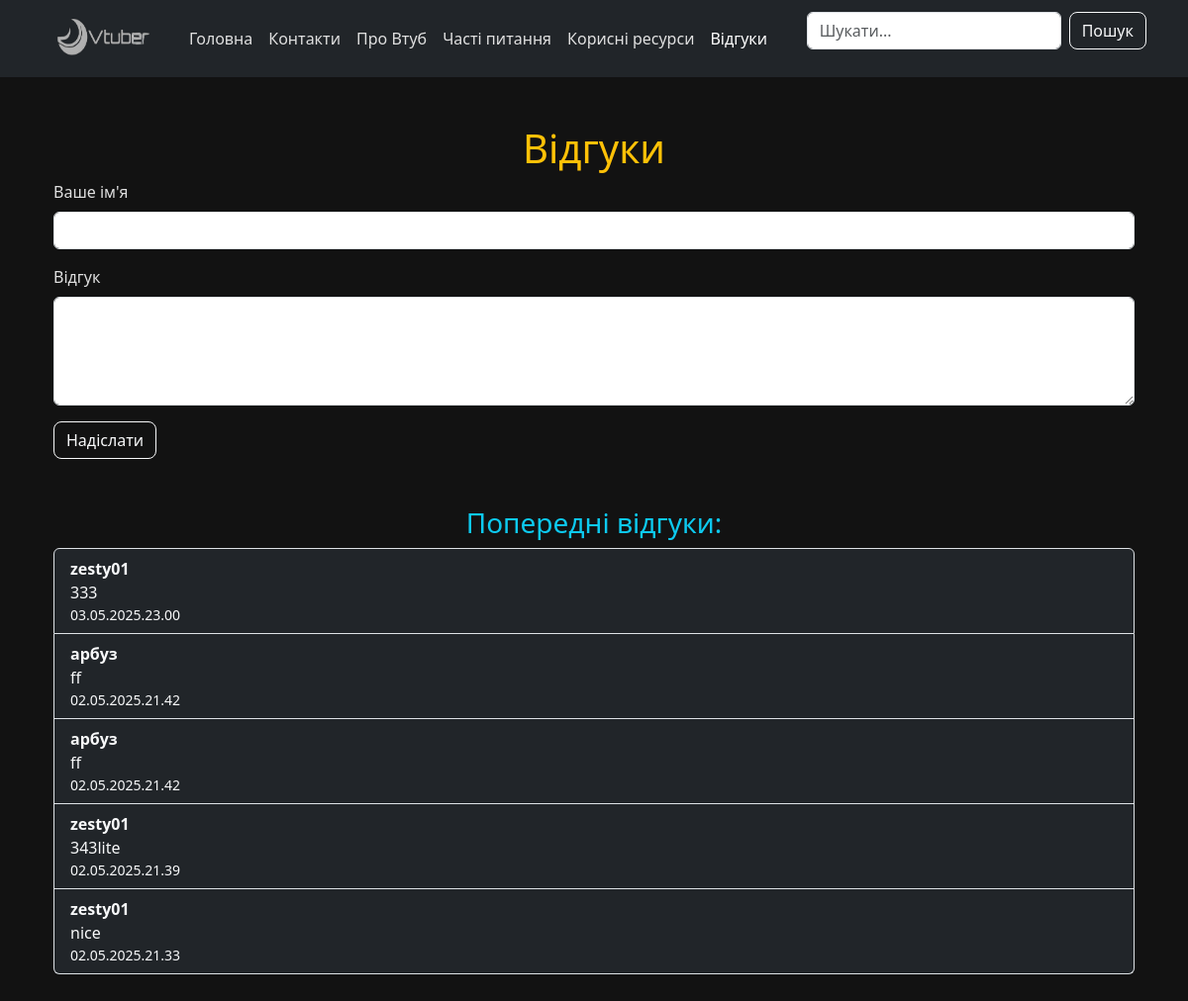
The app's page /reviews, older data.
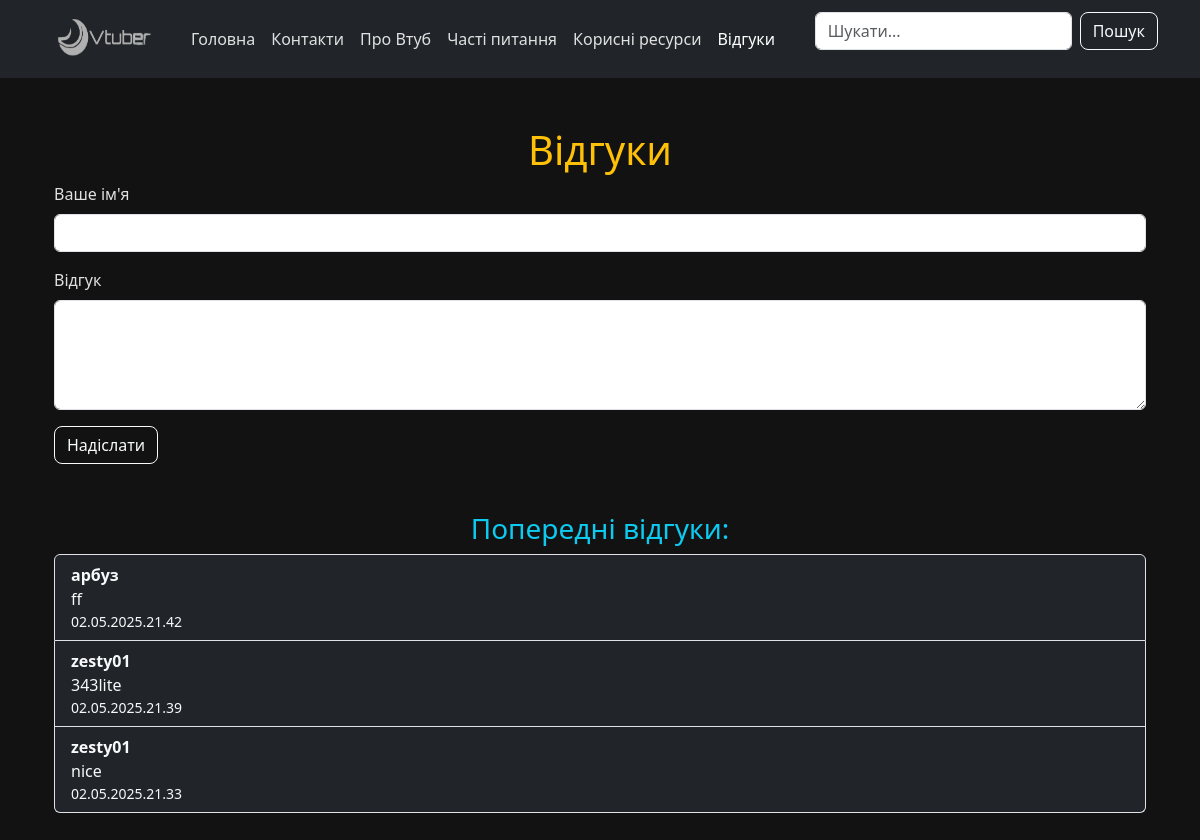
The same page, newer data.
### tables this page shows
CREATE TABLE "reviews" (
    id INTEGER PRIMARY KEY AUTOINCREMENT,
    author TEXT NOT NULL,
    text TEXT NOT NULL,
    created TEXT DEFAULT CURRENT_TIMESTAMP
);

### app.py (the view)
@app.route("/reviews", methods=["GET", "POST"])
def reviews_page():
    if request.method == "POST":
        username = request.form.get("username")
        message = request.form.get("message")
        if username and message:
            add_review(username, message)
    all_reviews = get_all_reviews()
    return render_template("reviews.html", reviews=all_reviews)

### app.py (called while the page is built)
@app.context_processor
def inject_request():
    return dict(request=request)

### sql_scripts.py (called while the page is built)
def get_all_reviews():
    conn = sqlite3.connect('ddd.db')
    cursor = conn.cursor()
    cursor.execute('SELECT author, text, created FROM reviews ORDER BY created DESC')
    reviews = cursor.fetchall()
    conn.close()
    return reviews

### templates/reviews.html
{% extends 'base.html' %}
{% block content %}
<div class="container py-4">
    <h1 class="text-warning text-center">Відгуки</h1>
    <form method="POST">
        <div class="mb-3">
            <label class="form-label">Ваше ім'я</label>
            <input type="text" name="username" class="form-control" required>
        </div>
        <div class="mb-3">
            <label class="form-label">Відгук</label>
            <textarea name="message" class="form-control" rows="4" required></textarea>
        </div>
        <button type="submit" class="btn btn-outline-light">Надіслати</button>
    </form>
    {% if reviews %}
    <div class="mt-5">
        <h3 class="text-info">Попередні відгуки:</h3>
        <ul class="list-group">
            {% for review in reviews %}
            <li class="list-group-item bg-dark text-light">
                <strong>{{ review[0] }}</strong><br>{{ review[1] }}<br>
                <small class="text-light">{{ review[2] }}</small>
            </li>
            {% endfor %}
        </ul>
    </div>
    {% endif %}
</div>
{% endblock %}

### templates/base.html (shortened to what this page needs)
<html lang="uk">
<head>
    <link href="https://cdn.jsdelivr.net/npm/bootstrap@5.3.3/dist/css/bootstrap.min.css" rel="stylesheet">
    <link rel="stylesheet" href="{{ url_for('static', filename='style.css') }}">
</head>
<body>
    <nav class="navbar navbar-expand-lg bg-dark navbar-dark">
        <div class="container">
            <a class="navbar-brand d-flex align-items-center gap-2" href="/">
                <img src="{{ url_for('static', filename='img/image-removebg-preview (3)-Photoroom.png') }}" width="125" height="52" alt="Лого" class="rounded">
            </a>
            <div class="collapse navbar-collapse" id="navbarNav">
                <ul class="navbar-nav me-auto">
                    <li class="nav-item">
                        <a class="nav-link {% if request.endpoint == 'index' %}active{% endif %}" href="{{ url_for('index') }}">Головна</a>
                    </li>
                    <li class="nav-item">
                        <a class="nav-link {% if request.endpoint == 'contacts_page' %}active{% endif %}" href="{{ url_for('contacts_page') }}">Контакти</a>
                    </li>
                    <li class="nav-item">
                        <a class="nav-link {% if request.endpoint == 'about_page' %}active{% endif %}" href="{{ url_for('about_page') }}">Про Втуб</a>
                    </li>
                    <li class="nav-item">
                        <a class="nav-link {% if request.endpoint == 'faq_page' %}active{% endif %}" href="{{ url_for('faq_page') }}">Часті питання</a>
                    </li>
                    <li class="nav-item">
                        <a class="nav-link {% if request.endpoint == 'resources_page' %}active{% endif %}" href="{{ url_for('resources_page') }}">Корисні ресурси</a>
                    </li>
                    <li class="nav-item">
                        <a class="nav-link {% if request.endpoint == 'reviews_page' %}active{% endif %}" href="{{ url_for('reviews_page') }}">Відгуки</a>
                    </li>
                </ul>
                <form class="d-flex" action="/search" method="get" autocomplete="off">
                    <input class="form-control me-2" list="articleList" name="query" type="search" placeholder="Шукати...">
                    <button class="btn btn-outline-light" type="submit">Пошук</button>
                  </form>
            </div>
        </div>
    </nav>
    <main class="container my-4">
        {% block content %}
        {% endblock content %}
    </main>
</body>
</html>

### static/style.css (style rules this page uses)
h1, h2, h3 { text-align: center; color: #ffd700; }
.btn { border-radius: 8px; }
body { background-color: #121212; color: #e0e0e0; }
.nav-link { position: relative; transition: color 0,3s ease ; display: inline-block; }
.nav-link::after { content: ""; position: absolute; bottom: 0; left: 10%; width: 80%; height: 2px; background-color: #ffffff; transform: scaleX(0); transform-origin: center; transition: transform 0.3s ease-in-out ; }
.nav-link { color: #e0e0e0; transition: color 0.3s ease; }

Row changes from the older to the newer data that the page shows:
removed reviews: author "zesty01", text "333", created "03.05.2025.23.00"
removed reviews: author "арбуз", text "ff", created "02.05.2025.21.42"
